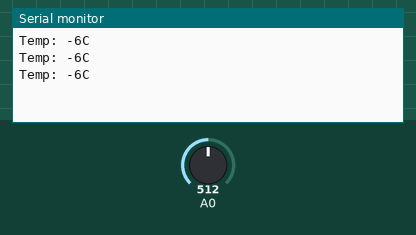
A sketch run on a simulated Arduino Uno, built with avr-gcc and run on an emulated ATmega328P. Shown: the last lines printed to the serial monitor. Inputs (shaded band) come from the test bench; at power-on: A0 = 512.

Above: at 1.3 s.
1.4 s: A0 set to 716
At 1.9 s:
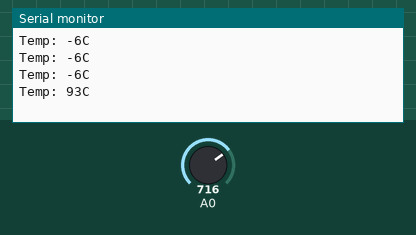
2.9 s: A0 set to 900
At 3.4 s:
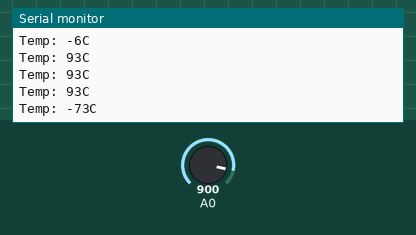
Timing chart, 0 to 5.9 s (numbered marks = the images above; inputs shaded):
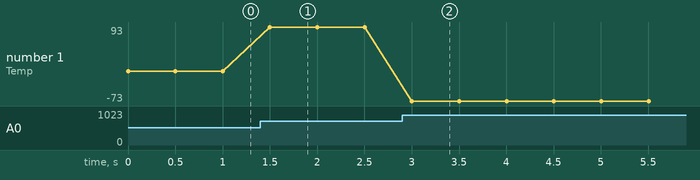

The sketch:

11_temperature_sensor_lm35.ino
```cpp
int potpin=0;
void setup() {
  Serial.begin(9600);
}

void loop() {
  int val;
  int dat;
  val=analogRead(0);
  dat=(125*val)>>8;
  Serial.print("Temp: ");
  Serial.print(dat);
  Serial.print("C\n");
  delay(500);

}
```

Measured:
- after the input at 1.4 s, the serial monitor: prints a new line after 0.10 s (image 1)
- after the input at 2.9 s, the serial monitor: prints a new line after 0.10 s (image 2)
- plotted number 1: -6 → 93 after the input at 1.4 s, 93 → -73 after the input at 2.9 s
